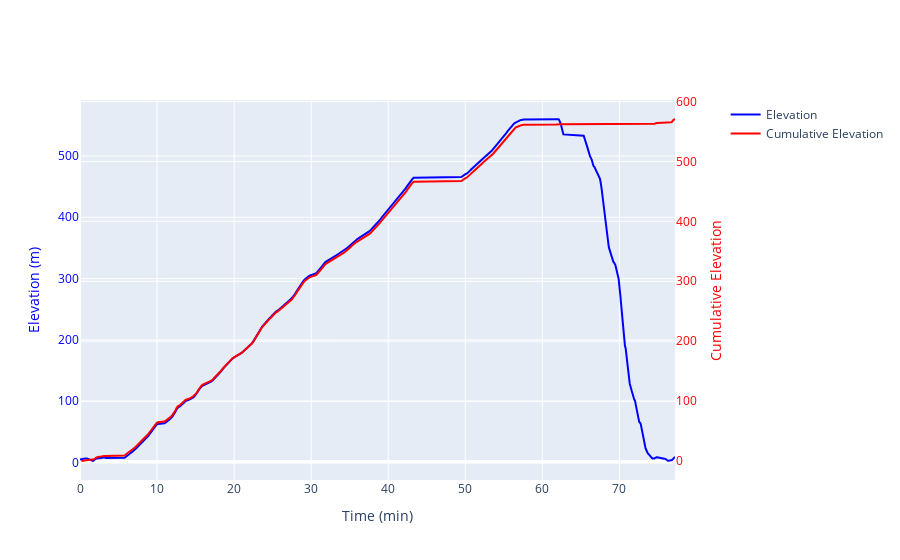

The code cell stored with this chart in its notebook:
### Code cell
# Elevation and cumulative elevation

import plotly.subplots as sp
import plotly.graph_objects as go
import plotly.express as px

# Create subplot with shared x-axis
fig = sp.make_subplots(specs=[[{"secondary_y": True}]])

# Plot Elevation against Cumulative Distance on the first y-axis
fig.add_trace(go.Scatter(x=df['Cumulative_Time'], y=df['Smoothed_Elevation'],
                         mode='lines', name='Elevation', line=dict(color='blue', width=2)),
              secondary_y=False)

# Add a trace for Cumulative Elevation on the second y-axis
fig.add_trace(go.Scatter(x=df['Cumulative_Time'], y=df['Cumulative_Elevation'],
                         mode='lines', name='Cumulative Elevation', line=dict(color='red', width=2)),
              secondary_y=True)

# Set x-axis title
fig.update_layout(xaxis=dict(title='Time (min)'))

# Set y-axes titles
fig.update_layout(yaxis=dict(title='Elevation (m)', color='blue'), yaxis2=dict(title='Cumulative Elevation', color='red'))

# Show the plot
fig.show()

### Figure 1 — Plotly figure (JSON) as saved in the notebook; plotly's stock layout.template omitted (floating-point values rounded to 4 significant figures; data arrays with more than 128 entries replaced by an {"elided": "..."} marker saying what was removed)
{"data": [{"line": {"color": "blue", "width": 2}, "mode": "lines", "name": "Elevation", "type": "scatter", "x": {"elided": "671 float values"}, "xaxis": "x", "y": {"elided": "671 float values"}, "yaxis": "y"}, {"line": {"color": "red", "width": 2}, "mode": "lines", "name": "Cumulative Elevation", "type": "scatter", "x": {"elided": "671 float values"}, "xaxis": "x", "y": {"elided": "671 float values"}, "yaxis": "y2"}], "layout": {"xaxis": {"anchor": "y", "domain": [0, 0.94], "title": {"text": "Time (min)"}}, "yaxis": {"anchor": "x", "color": "blue", "domain": [0, 1], "title": {"text": "Elevation (m)"}}, "yaxis2": {"anchor": "x", "color": "red", "overlaying": "y", "side": "right", "title": {"text": "Cumulative Elevation"}}}}
